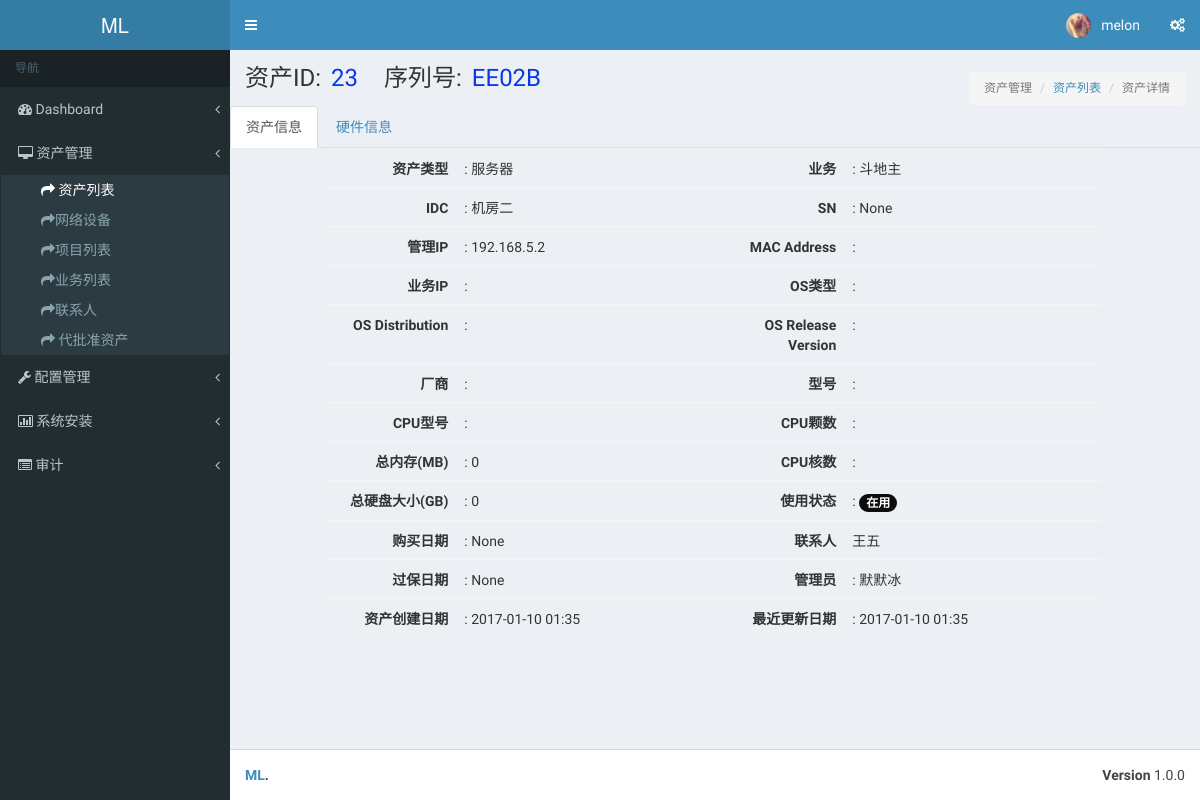
The app's page /asset/asset_list/23/ (signed in), older data.
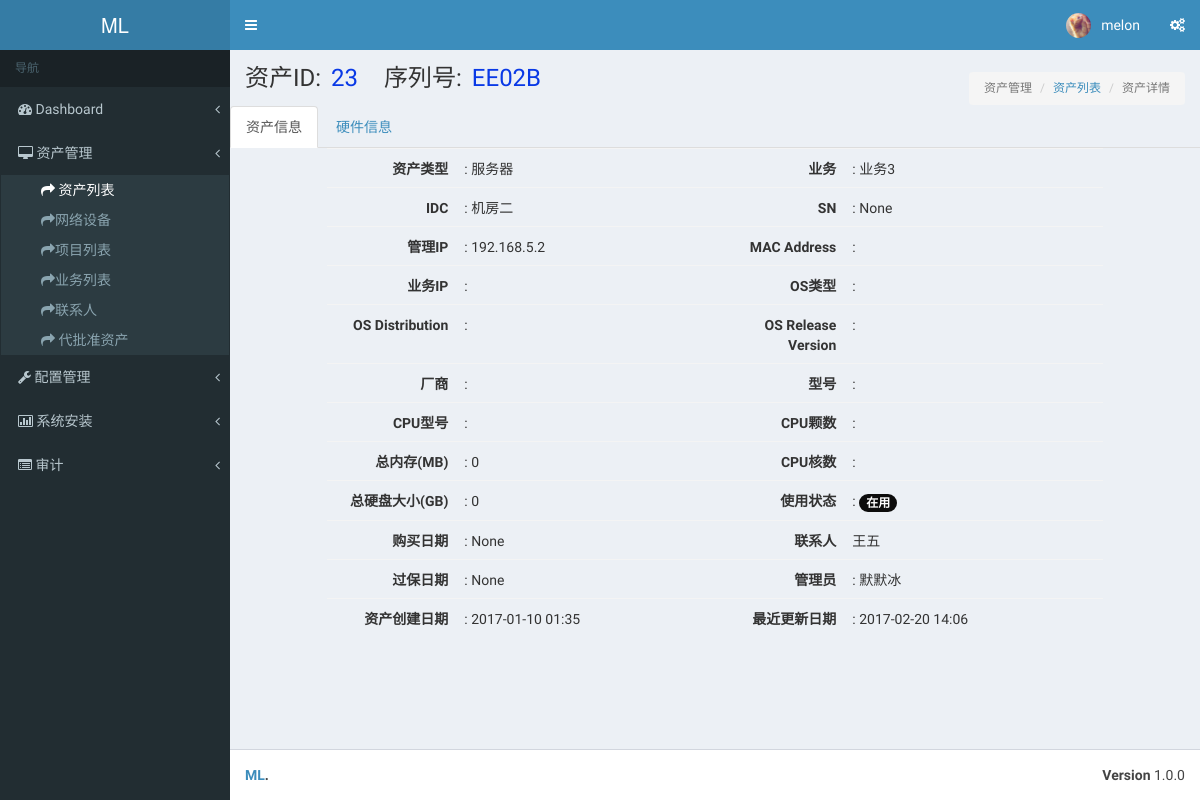
The same page, newer data.
### asset/models.py (models this page shows, shortened)
class Asset(models.Model):
    asset_type_choice = (('server',u'服务器'),
                         ('switch',u'交换机'),
                         ('router',u'路由器'),
                         ('firewall',u'防火墙'),
                         ('storage',u'存储设备'),
                         ('NLB',u'NetScaler'),
                         ('wireless',u'无线AP'),
                         ('software',u'软件资产'),
                         ('others',u'其他类'),)
    asset_type = models.CharField(choices=asset_type_choice,max_length=64,default='server')
    name = models.CharField(u'序列号',max_length=64,unique=True)
    sn = models.CharField(u'资产SN号',max_length=128,unique=True,null=True,blank=True)
    manufactory = models.ForeignKey('Manufactory',verbose_name=u'制造商',null=True,blank=True)
    management_ip = models.GenericIPAddressField(u'管理IP',blank=True,null=True)
    idc = models.ForeignKey('IDC', verbose_name=u'IDC机房', null=True, blank=True)
    idc_jg = models.CharField(max_length=10, verbose_name=u'机柜编号', null=True, blank=True)
    status_type = (
        (1,u'在用'),
        (2,u'停用'),)
    status = models.IntegerField(choices=status_type,default=1,verbose_name=u'使用状态',null=True,blank=True)
    admin = models.ForeignKey('UserProfile', verbose_name=u'资产管理员', null=True, blank=True,default=1)
    linkman = models.ForeignKey('Linkman',verbose_name=u'联系人',null=True,blank=True)
    projectname = models.ForeignKey('Projectname',verbose_name=u'项目名称',null=True,blank=True)
    application = models.ForeignKey('Application', verbose_name=u'业务名称', null=True, blank=True)
    module = models.CharField(u'模块', max_length=64, null=True, blank=True)
    trade_date = models.DateField(u'购买时间',null=True,blank=True)
    expire_date = models.DateField(u'过保修期',null=True,blank=True)
    price = models.FloatField(u'价格',null=True,blank=True)
    memo = models.TextField(u'备注',null=True,blank=True)
    create_date = models.DateTimeField(blank=True,auto_now_add=True)
    update_date = models.DateTimeField(blank=True,auto_now=True)
    class Meta:
        verbose_name = '资产总表'
        verbose_name_plural = '资产总表'

class Application(models.Model):#业务名称
    name = models.CharField(u'业务名称',max_length=64,unique=True)
    memo = models.TextField(u'备注',max_length=128,null=True,blank=True)
    def __unicode__(self):
        return self.name
    class Meta:
        verbose_name = '业务名称'
        verbose_name_plural = '业务名称'

class IDC(models.Model):
    name = models.CharField(u'机房名称',max_length=64,unique=True)
    idc_type = models.CharField(u'机房类型',max_length=20,null=True,blank=True)
    idc_location = models.CharField(u'机房位置',max_length=30,null=True,blank=True)
    idc_contacts = models.CharField(u'联系电话',max_length=30,null=True,blank=True)
    memo = models.TextField(u'备注',max_length=128,null=True,blank=True)
    def __unicode__(self):
        return self.name
    class Meta:
        verbose_name = '机房'
        verbose_name_plural = '机房'

class Linkman(models.Model):
    name = models.CharField(u'姓名', max_length=64, unique=True)
    phone = models.IntegerField(u'手机',null=True,blank=True)
    fixed_phone = models.IntegerField(u'座机',null=True,blank=True)
    department = models.CharField(u'部门', max_length=64,null=True,blank=True)
    email = models.CharField(u'邮箱', max_length=64,null=True,blank=True)
    qq = models.CharField(u'QQ', max_length=64,null=True,blank=True)
    memo = models.TextField(u'备注', max_length=128, null=True, blank=True)
    class Meta:
        verbose_name = u'联系人列表'
        verbose_name_plural = u'联系人列表'
    def __unicode__(self):
        return self.name

class UserProfile(models.Model):
    user = models.OneToOneField(User)
    name = models.CharField(u'姓名',max_length=64,blank=True,null=True)
    token = models.CharField(u'token', max_length=128,default=None,blank=True,null=True)
    department = models.CharField(u'部门', max_length=32,default=None,blank=True,null=True)
    tel = models.CharField(u'座机', max_length=32,default=None,blank=True,null=True)
    mobile = models.CharField(u'手机', max_length=32,default=None,blank=True,null=True)
    memo = models.TextField(u'备注', blank=True,null=True,default=None)
    valid_begin_time = models.DateTimeField(auto_now_add=True)
    valid_end_time = models.DateTimeField(blank=True,null=True)
    def __unicode__(self):
        return self.name
    class Meta:
        verbose_name = u'用户列表'
        verbose_name_plural = u'用户列表'

### asset/views.py (the view)
# urls.py: url(r'^asset_list/(\d+)/$',views.asset_detail,name="asset_detail" ),
@login_required(login_url="/login/")
def asset_detail(request,asset_id):
     if request.method == "GET":
        try:
            asset_obj = models.Asset.objects.get(id=asset_id)
        except ObjectDoesNotExist as e:
            return render(request,'assets/asset_detail.html',{'error':e})
        return render(request,'assets/asset_detail.html',{"asset_obj":asset_obj})

### asset/templatetags/custom_tag.py (called while the page is built)
@register.filter
def sum_size(data_set):
    total_val = sum([i.capacity if i.capacity else 0 for i in data_set])
    return total_val

@register.filter
def list_count(data_set):
    data_count = len([i.capacity if i.capacity else 0 for i in data_set])
    return data_count

@register.filter
def str_time(date): # 时间格式转换
    new_date =  date.strftime("%Y-%m-%d %H:%S")
    return new_date

### templates/assets/asset_detail.html (shortened to what the changed rows need)
{% extends 'base.html' %}
{% block header-css %}
<link rel="stylesheet" type="text/css" href="/static/plugins/datatables/dataTables.bootstrap.css"/>
<link rel="stylesheet" type="text/css" href="/static/css/melon.css"/>
{% endblock %}
{% load custom_tag %}
{% block page-content-title %}
    {% if not error %}
     资产ID:<span class="asset_det_title">{{ asset_obj.id  }}</span>
     序列号:<span class="asset_det_title">{{ asset_obj.name }}</span>
    {% else %}
     资产不存在！
    {% endif %}
{% endblock %}
{% block page-content %}
<div class="tab-base">
    <div class="tab-content">
        <div id="tab-asset-info" class="tab-pane fade active in">
           <table class="asset-info-table table">
               <tr>
                   <td class="col-md-2 bold">资产类型</td>
                   <td class="col-md-4">: {{ asset_obj.get_asset_type_display }}</td>
                   <td class="col-md-2 bold">业务</td>
                   <td class="col-md-4">: {{ asset_obj.application }}</td>
               </tr>
               <tr>
                   <td class="col-md-2 bold">IDC</td>
                   <td class="col-md-4">: {{ asset_obj.idc }}</td>
                   <td class="col-md-2 bold">SN</td>
                   <td class="col-md-4">: {{ asset_obj.sn }}</td>
               </tr>
               <tr>
                   <td class="col-md-2 bold">管理IP</td>
                   <td class="col-md-4">: {{ asset_obj.management_ip }}</td>
                   <td class="col-md-2 bold">MAC Address</td>
                   <td class="col-md-4">:
                   </td>
               </tr>
               <tr>
                   <td class="col-md-2 bold">总内存(MB)</td>
                   <td class="col-md-4">: {{ asset_obj.ram_set.select_related | sum_size }}</td>
                   <td class="col-md-2 bold">CPU核数</td>
                   <td class="col-md-4">: {{ asset_obj.cpu.cpu_core_count }}</td>
               </tr>
               <tr>
                   <td class="col-md-2 bold">总硬盘大小(GB)</td>
                   <td class="col-md-4">: {{ asset_obj.disk_set.select_related | sum_size }}</td>
                   <td class="col-md-2 bold">使用状态</td>
                    {% if asset_obj.status == 1 %}
                        <td class="col-md-4">: <span class="badge badge-use">{{ asset_obj.get_status_display }}</span></td>
                    {% else %}
                        <td class="col-md-4">: <span class="badge badge-stop">{{ asset_obj.get_status_display }}</span></td>
                    {% endif %}
               </tr>
               <tr>
                    <td class="col-md-2 bold">购买日期</td>
                   <td class="col-md-4">: {{ asset_obj.trade_date }}</td>
                   <td class="col-md-2 bold">联系人</td>
                   <td class="col-md-4">{{ asset_obj.linkman }}</td>
               </tr>
               <tr>
                   <td class="col-md-2 bold">过保日期</td>
                   <td class="col-md-4">: {{ asset_obj.expire_date}}</td>
                   <td class="col-md-2 bold">管理员</td>
                   <td class="col-md-4">: {{ asset_obj.admin }}</td>
               </tr>
               <tr>
                   <td class="col-md-2 bold">资产创建日期</td>
                    <td class="col-md-4">: {{ asset_obj.create_date | str_time}}</td>
                   <td class="col-md-2 bold">最近更新日期</td>
                   <td class="col-md-4">: {{ asset_obj.update_date | str_time}}</td>
               </tr>
           </table>
        </div>
    </div>
</div>
{% endblock %}

Row changes from the older to the newer data that the page shows:
changed Asset "EE02B": application "斗地主" → "业务3"; update_date|str_time "2017-01-10 01:35" → "2017-02-20 14:06"
